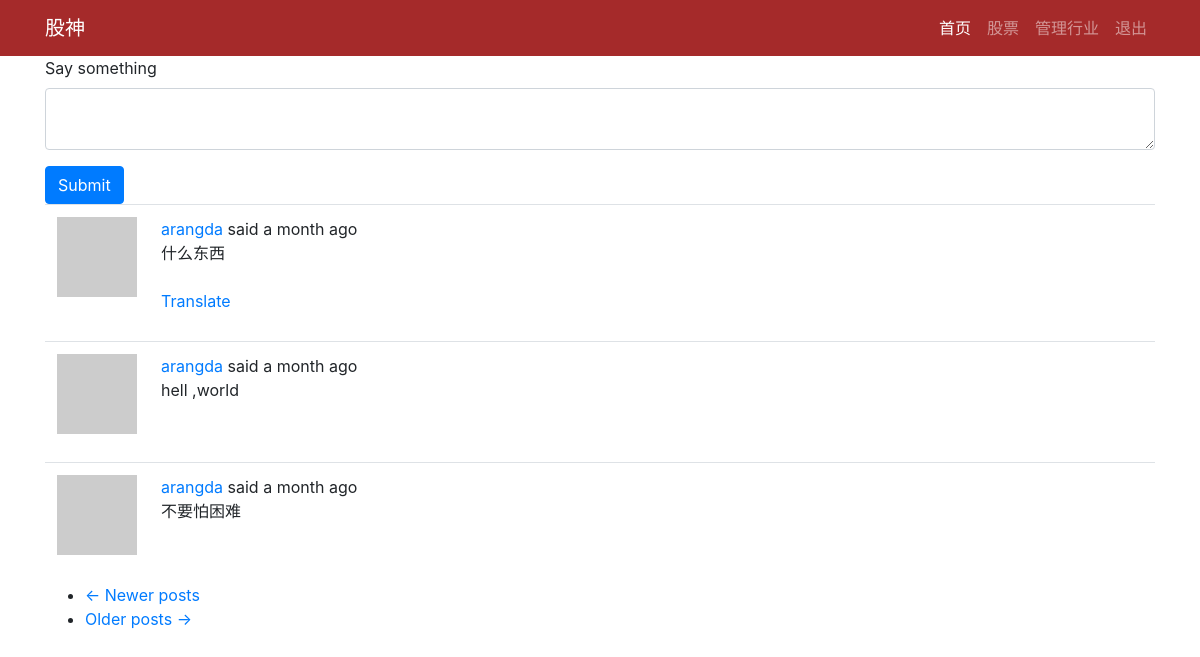
/index?page=3 (signed in), run on the app's committed database.
### app/models.py (models this page shows, shortened)
class Post(db.Model):
    id = db.Column(db.Integer,primary_key=True)
    body = db.Column(db.String(140))
    timestamp = db.Column(db.DateTime,index=True,default=datetime.utcnow)
    user_id = db.Column(db.Integer,db.ForeignKey('user.id'))
    language = db.Column(db.String(5))

### app/main/routes.py (the view, shortened to what this page needs)
@bp.route('/',methods=['GET','POST'])
@bp.route('/index',methods=['GET','POST'])
@login_required
def index():
    form = PostForm()
    page = request.args.get('page',1,type=int)
    posts = current_user.followed_posts().paginate(
        page,current_app.config['POSTS_PER_PAGE'],False
    )
    next_url = url_for('main.index',page=posts.next_num) if posts.has_next else None
    prev_url = url_for('main.index',page=posts.prev_num) if posts.has_prev else None
    return render_template('index.html',title='home',form=form,posts=posts.items,next_url=next_url,prev_url=prev_url)

### app/main/forms.py
class PostForm(FlaskForm):
    post = TextAreaField(_l('Say something'), validators=[DataRequired()])
    submit = SubmitField(_l('Submit'))

### app/main/routes.py (called while the page is built)
@bp.before_app_request
def before_request():
    g.locale = str(get_locale())
    if current_user.is_authenticated:
        current_user.last_seen = datetime.utcnow()
        db.session.commit()

### app/models.py (called while the page is built)
@login.user_loader
def load_user(id):
    return User.query.get(int(id))

    def avatar(self,size):
        digest = md5(self.email.lower().encode('utf-8')).hexdigest()
        return 'https://www.gravatar.com/avatar/{}?d=identicon&s={}'.format(digest,size)

    def followed_posts(self):
        followed = Post.query.join(
            followers, (followers.c.followed_id == Post.user_id)).filter(
                followers.c.follower_id == self.id)
        own = Post.query.filter_by(user_id=self.id)
        return followed.union(own).order_by(Post.timestamp.desc())

    def get_tasks_in_progress(self):
        return Task.query.filter_by(user=self, complete=False).all()

### app/templates/index.html
{% extends "base.html" %}
{% from 'bootstrap/form.html' import render_form %}
{% block app_content %}
    <h1>Hi,{{ current_user.username }}!</h1>
    {% if form %}
    {{ render_form(form) }}
    {% endif %}
    {% for post in posts %}
    {% include '_post.html' %}
    {% endfor %}
    <nav aria-label="...">
        <ul class="pager">
            <li class="previous{% if not prev_url %} disabled{% endif %}">
                <a href="{{ prev_url or '#' }}">
                    <span aria-hidden="true">&larr;</span> {{ _('Newer posts') }}
                </a>
            </li>
            <li class="next{% if not next_url %} disabled{% endif %}">
                <a href="{{ next_url or '#' }}">
                    {{ _('Older posts') }} <span aria-hidden="true">&rarr;</span>
                </a>
            </li>
        </ul>
    </nav>
{% endblock %}

### app/templates/_post.html (shortened to what this page needs)
<table class="table table-hover">
    <tr>
        <td width="70px">
            <a href="{{ url_for('main.user', username=post.author.username) }}">
                <img src="{{ post.author.avatar(70) }}" />
            </a>
        </td>
        <td>
            {{ _('%(username)s said %(when)s',username=user_link,when=moment(post.timestamp).fromNow()) }}
            <br>
            <span id="post{{ post.id }}">{{ post.body }}</span>
            {% if post.language and post.language != g.locale %}
            <br>
            <br>
            <span id="translation{{ post.id }}">
                <a href="javascript:translate(
                            '#post{{ post.id }}',
                            '#translation{{ post.id }}',
                            '{{ post.language }}',
                            '{{ g.locale }}');">{{ _('Translate') }}</a>
            </span>
            {% endif %}
        </td>
    </tr>
</table>

### data on the page
Post: body "什么东西"
Post: body "hell ,world"
Post: body "不要怕困难"

### other printed values
{{ render_nav_item('main.index', '首页',None,True) }} "首页"
{{ render_nav_item('shares.gupiao', '股票',None,True) }} "股票"
{{ render_nav_item('shares.manage_category', '管理行业',None,True) }} "管理行业"
{{ render_nav_item('auth.logout', '退出',None,True) }} "退出"
